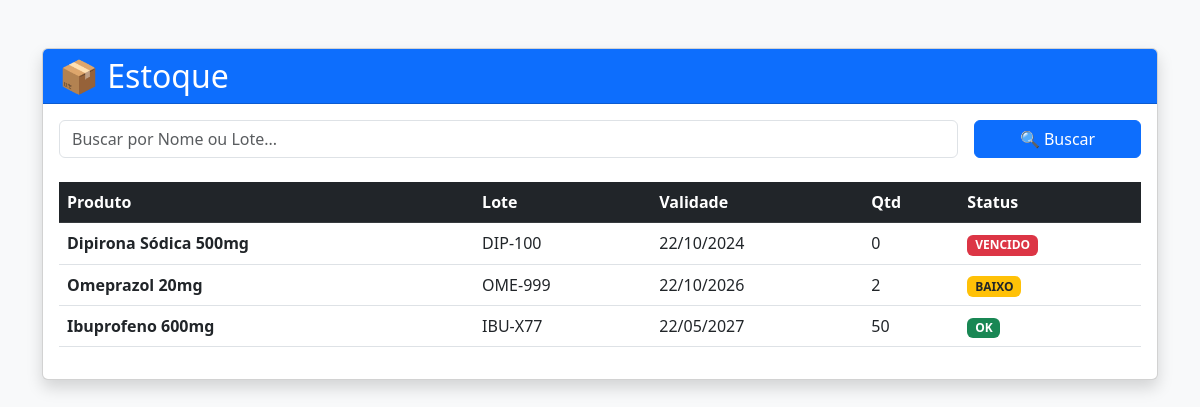
The page / on the database its author committed.
### core/models.py (models this page shows, shortened)
class Produto(models.Model):
    nome = models.CharField(max_length=100)
    categoria = models.CharField(max_length=50, blank=True, null=True)
    lote = models.CharField(max_length=20, help_text="Número do lote de fabricação")
    quantidade = models.IntegerField(default=0)
    estoque_minimo = models.IntegerField(default=5, help_text="Quantidade mínima para alerta")
    data_validade = models.DateField()
    data_fabricacao = models.DateField(blank=True, null=True)
    criado_em = models.DateTimeField(auto_now_add=True)
    atualizado_em = models.DateTimeField(auto_now=True)
    @property
    def esta_vencido(self):
        if self.data_validade:
            return date.today() > self.data_validade
        return False
    @property
    def estoque_baixo(self):
        return self.quantidade <= self.estoque_minimo

### core/views.py (the view)
# urls.py: path('', views.lista_produtos, name='lista_produtos'),
def lista_produtos(request):
    busca = request.GET.get('busca')
    if busca:
        produtos = Produto.objects.filter(nome__icontains=busca) | Produto.objects.filter(lote__icontains=busca)
    else:
        produtos = Produto.objects.all()
    return render(request, 'core/lista_produtos.html', {'produtos': produtos})

### core/templates/core/lista_produtos.html (shortened to what this page needs)
<!DOCTYPE html>
<html lang="pt-br">
<head>
    <link href="https://cdn.jsdelivr.net/npm/bootstrap@5.3.0/dist/css/bootstrap.min.css" rel="stylesheet">
</head>
<body class="bg-light">
    <div class="container mt-5">
        <div class="card shadow">
            <div class="card-header bg-primary text-white">
                <h2 class="mb-0">📦 Estoque </h2>
            </div>
            <div class="card-body">
                <form method="GET" class="row g-3 mb-4">
                    <div class="col-md-10">
                        <input type="text" name="busca" class="form-control" placeholder="Buscar por Nome ou Lote..."
                            value="{{ request.GET.busca }}">
                    </div>
                    <div class="col-md-2">
                        <button type="submit" class="btn btn-primary w-100">🔍 Buscar</button>
                    </div>
                </form>
                <table class="table table-hover">
                    <thead class="table-dark">
                        <tr>
                            <th>Produto</th>
                            <th>Lote</th>
                            <th>Validade</th>
                            <th>Qtd</th>
                            <th>Status</th>
                        </tr>
                    </thead>
                    <tbody>
                        {% for produto in produtos %}
                        <tr>
                            <td><strong>{{ produto.nome }}</strong></td>
                            <td>{{ produto.lote }}</td>
                            <td>{{ produto.data_validade|date:"d/m/Y" }}</td>
                            <td>{{ produto.quantidade }}</td>
                            <td>
                                {% if produto.esta_vencido %}
                                <span class="badge bg-danger">VENCIDO</span>
                                {% elif produto.estoque_baixo %}
                                <span class="badge bg-warning text-dark">BAIXO</span>
                                {% else %}
                                <span class="badge bg-success">OK</span>
                                {% endif %}
                            </td>
                        </tr>
                        {% empty %}
                        <tr>
                            <td colspan="5" class="text-center">Nenhum produto cadastrado.</td>
                        </tr>
                        {% endfor %}
                    </tbody>
                </table>
            </div>
        </div>
    </div>
</body>
</html>

### rows shown on the page
Produto: nome "Dipirona Sódica 500mg", lote "DIP-100", data_validade "22/10/2024", quantidade "0", shows "VENCIDO"
Produto: nome "Omeprazol 20mg", lote "OME-999", data_validade "22/10/2026", quantidade "2", estoque_minimo "BAIXO"
Produto: nome "Ibuprofeno 600mg", lote "IBU-X77", data_validade "22/05/2027", quantidade "50", estoque_minimo "OK"
